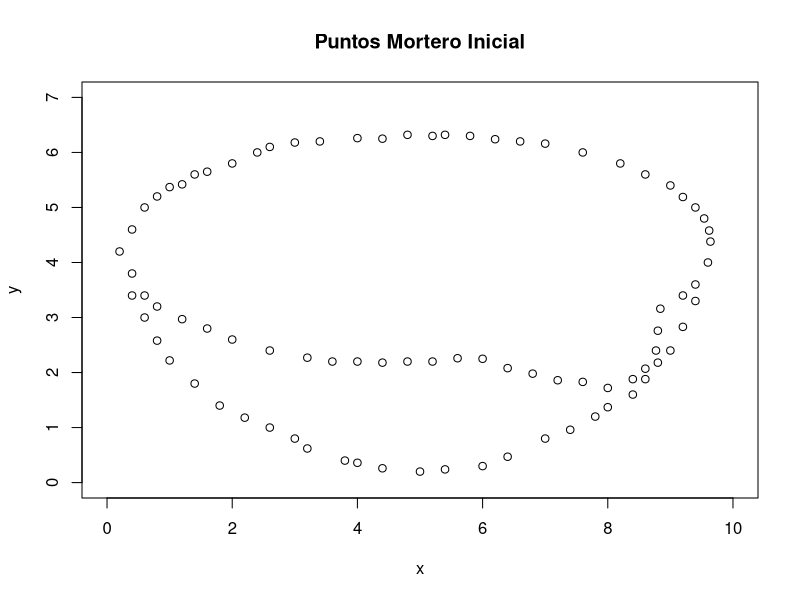
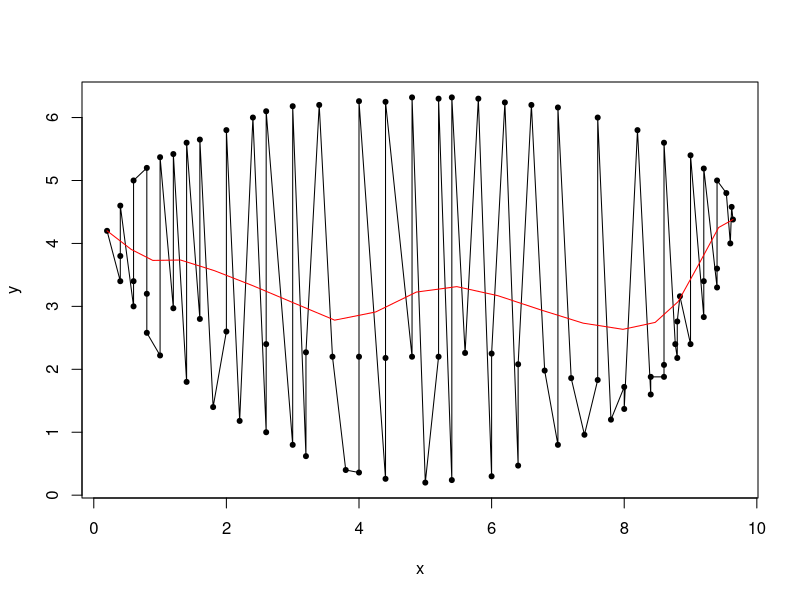
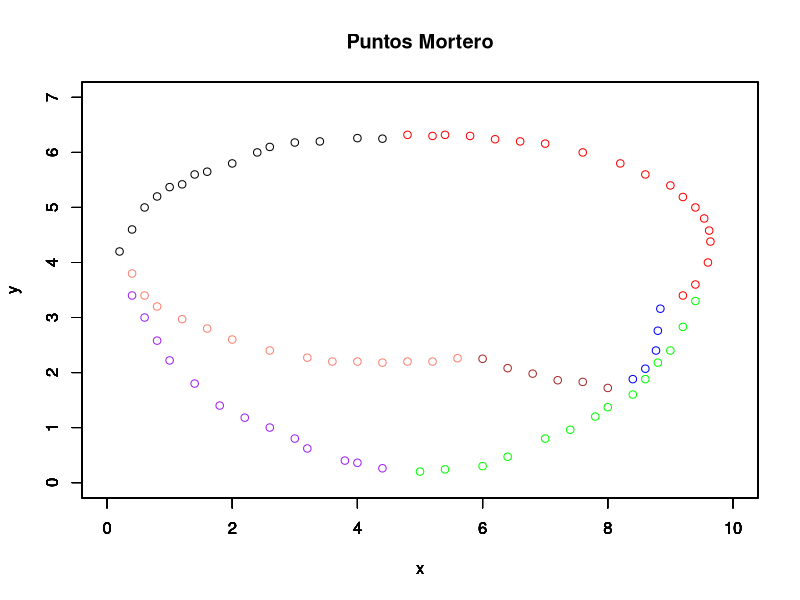
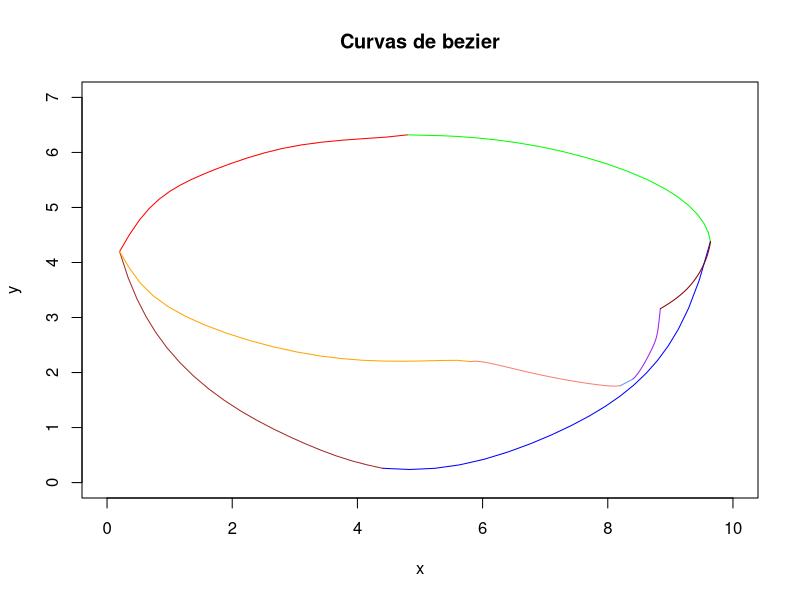

These figures' R source, in order:
library(pracma)

x=c(0.2, 0.4, 0.4, 0.4, 0.6, 0.6, 0.6, 0.8, 0.8, 0.80, 1.00, 1.00, 1.20, 1.20, 1.4, 1.4, 1.6, 1.60, 1.8, 2.0, 2.0, 2.20, 2.4, 2.6, 2.6, 2.6, 3.0, 3.00, 3.20, 3.20, 3.4, 3.6, 3.8, 4.00, 4.0, 4.00, 4.40, 4.40, 4.40, 4.8, 4.80, 5.0, 5.2, 5.20, 5.40, 5.40, 5.60, 5.80, 6.0, 6.00, 6.20, 6.40, 6.40, 6.6, 6.80, 7.0, 7.00, 7.20, 7.40, 7.60, 7.6, 7.8, 8.00, 8.00, 8.2, 8.4, 8.40, 8.60, 8.60, 8.6, 8.77, 8.80, 8.80, 8.84, 9.0, 9.0, 9.20, 9.2, 9.20, 9.4, 9.4, 9.4, 9.54, 9.6, 9.62, 9.64)
y=c(4.2, 3.4, 3.8, 4.6, 3.0, 3.4, 5.0, 5.2, 3.2, 2.58, 2.22, 5.37, 2.97, 5.42, 1.8, 5.6, 2.8, 5.65, 1.4, 2.6, 5.8, 1.18, 6.0, 1.0, 2.4, 6.1, 0.8, 6.18, 0.62, 2.27, 6.2, 2.2, 0.4, 0.36, 2.2, 6.26, 0.26, 2.18, 6.25, 2.2, 6.32, 0.2, 2.2, 6.30, 0.24, 6.32, 2.26, 6.30, 0.3, 2.25, 6.24, 0.47, 2.08, 6.2, 1.98, 0.8, 6.16, 1.86, 0.96, 1.83, 6.0, 1.2, 1.72, 1.37, 5.8, 1.6, 1.88, 1.88, 2.07, 5.6, 2.40, 2.18, 2.76, 3.16, 2.4, 5.4, 2.83, 3.4, 5.19, 3.3, 3.6, 5.0, 4.80, 4.0, 4.58, 4.38)
plot(x,y,xlim=c(0,10),ylim =c(0,7),xlab = "x", ylab = "y",main = "Puntos Mortero Inicial")
bezierCurve <- function(x, y, n=10)
{
  outx <- NULL
  outy <- NULL
  
  i <- 1
  for (t in seq(0, 1, length.out=n))
  {
    b <- bez(x, y, t)
    outx[i] <- b$x
    outy[i] <- b$y
    
    i <- i+1
  }
  
  return (list(x=outx, y=outy))
}

bez <- function(x, y, t)
{
  outx <- 0
  outy <- 0
  n <- length(x)-1
  for (i in 0:n)
  {
    outx <- outx + choose(n, i)*((1-t)^(n-i))*t^i*x[i+1]
    outy <- outy + choose(n, i)*((1-t)^(n-i))*t^i*y[i+1]
  }
  
  return (list(x=outx, y=outy))
}

# Example usage
x1= c(0.2, 0.4, 0.6, 0.8, 1.00, 1.20, 1.4, 1.60, 2.0, 2.4, 2.6, 3.00,3.4, 4.00, 4.40)
y1= c(4.2, 4.6, 5.0, 5.2, 5.37, 5.42, 5.6, 5.65, 5.8, 6.0, 6.1, 6.18,6.2, 6.26, 6.25)
plot(x, y, "o", pch=20)
points(bezierCurve(x,y,20), type="l", col="red")


#Primera curva
x1= c(0.2, 0.4, 0.6, 0.8, 1.00, 1.20, 1.4, 1.60, 2.0, 2.4, 2.6, 3.00,3.4, 4.00, 4.40)
y1= c(4.2, 4.6, 5.0, 5.2, 5.37, 5.42, 5.6, 5.65, 5.8, 6.0, 6.1, 6.18,6.2, 6.26, 6.25)
plot(x1,y1,xlim=c(0,10),ylim =c(0,7),xlab = "x", ylab = "y",main = "Puntos Mortero")
par (new = TRUE)
##Segunda curva(Superior derecha)
x2=c(4.80, 5.20, 5.40, 5.80, 6.20, 6.6, 7.00, 7.6, 8.2, 8.6, 9.0, 9.20, 9.2, 9.4, 9.4, 9.54, 9.6, 9.62, 9.64)
y2=c(6.32, 6.30, 6.32, 6.30, 6.24, 6.2, 6.16, 6.0, 5.8, 5.6, 5.4, 5.19, 3.4, 3.6, 5.0, 4.80, 4.0, 4.58, 4.38)
plot(x2,y2,xlim=c(0,10),ylim =c(0,7),col ="red",xlab = "x", ylab = "y")
par (new = TRUE)
##3curva Pico
x3 = c(8.84, 8.77, 8.80, 8.60, 8.40 )
y3 = c(3.16, 2.40, 2.76, 2.07, 1.88 )
plot(x3,y3,xlim=c(0,10),ylim =c(0,7),col ="blue",xlab = "x", ylab = "y")
#4 curva
par (new = TRUE)
x4 = c(5.0, 5.40, 6.0, 6.40, 7.0 , 7.40, 7.8 , 8.00, 8.4, 8.60, 8.80, 9.0, 9.20, 9.4)
y4 = c(0.2, 0.24, 0.3, 0.47, 0.8 , 0.96, 1.2 , 1.37, 1.6, 1.88, 2.18, 2.4, 2.83, 3.3)
plot(x4,y4,xlim=c(0,10),ylim =c(0,7),col ="green",xlab = "x", ylab = "y")
#5 Curva de bezier 
par (new = TRUE)
x5 = c(0.4, 0.6, 0.80, 1.00, 1.4, 1.8, 2.20, 2.6, 3.0, 3.20, 3.8, 4.00, 4.40)
y5 = c(3.4, 3.0, 2.58, 2.22, 1.8, 1.4, 1.18, 1.0, 0.8, 0.62, 0.4, 0.36, 0.26)
plot(x5,y5,xlim=c(0,10),ylim =c(0,7),col ="purple",xlab = "x", ylab = "y")
#6 Curva
par (new = TRUE)
x6 = c(6.00, 6.40, 6.80, 7.20, 7.60, 8.00 )
y6 = c(2.25, 2.08, 1.98, 1.86, 1.83, 1.72 )
plot(x6,y6,xlim=c(0,10),ylim =c(0,7),col ="brown",xlab = "x", ylab = "y")
#7 Curva
par (new = TRUE)
x7=c(0.4, 0.6, 0.8, 1.20, 1.6, 2.0, 2.6, 3.20, 3.6, 4.0, 4.40, 4.8, 5.2, 5.60 )
y7=c(3.8, 3.4, 3.2, 2.97, 2.8, 2.6, 2.4, 2.27, 2.2, 2.2, 2.18, 2.2, 2.2, 2.26 )
plot(x7,y7,xlim=c(0,10),ylim =c(0,7),col =" salmon",xlab = "x", ylab = "y")





####################################
#Bezier
####################################

#Primera curva
x1= c(0.2, 0.4, 0.6, 0.8, 1.00, 1.20, 1.4, 1.60, 2.0, 2.4, 2.6, 3.00,3.4, 4.00, 4.40, 4.80)
y1= c(4.2, 4.6, 5.0, 5.2, 5.37, 5.42, 5.6, 5.65, 5.8, 6.0, 6.1, 6.18,6.2, 6.26, 6.25, 6.32)
vac1=''
vac2=''
plot(vac1,vac2,xlim=c(0,10),ylim =c(0,7),main = "Curvas de bezier",xlab = "x", ylab = "y")
points(bezierCurve(x1,y1,20), type="l", col="red")
par (new = TRUE)
##Segunda curva(Superior derecha)
x2=c(4.80, 5.20, 5.40, 5.80, 6.20, 6.6, 7.00, 7.6, 8.2, 8.6, 9.0, 9.20, 9.4, 9.54, 9.62, 9.64) #9.2,9.4,9.6
y2=c(6.32, 6.30, 6.32, 6.30, 6.24, 6.2, 6.16, 6.0, 5.8, 5.6, 5.4, 5.19, 5.0, 4.80, 4.58, 4.38) #3.4,3.6,4.0
points(bezierCurve(x2,y2,20), type="l", col="green")
par (new = TRUE)
##3curva Pico
x3 = c( 8.84, 8.77, 8.80, 8.60, 8.40 )
y3 = c( 3.16, 2.40, 2.76, 2.07, 1.88 )
points(bezierCurve(x3,y3,20), type="l", col="purple")
#4 curva
par (new = TRUE)
x4 = c(4.40,5.0, 5.40, 6.0, 6.40, 7.0 , 7.40, 7.8 , 8.00, 8.4, 8.60, 8.80, 9.0, 9.20, 9.4, 9.64)
y4 = c(0.26,0.2, 0.24, 0.3, 0.47, 0.8 , 0.96, 1.2 , 1.37, 1.6, 1.88, 2.18, 2.4, 2.83, 3.3, 4.38)
points(bezierCurve(x4,y4,20), type="l", col="blue")
#5 Curva de bezier 
par (new = TRUE)
x5 = c(0.2,0.4, 0.6, 0.80, 1.00, 1.4, 1.8, 2.20, 2.6, 3.0, 3.20, 3.8, 4.00, 4.40)
y5 = c(4.2,3.4, 3.0, 2.58, 2.22, 1.8, 1.4, 1.18, 1.0, 0.8, 0.62, 0.4, 0.36, 0.26)
points(bezierCurve(x5,y5,20), type="l", col="brown")
#6 Curva
par (new = TRUE)
x6 = c(5.8, 6.00, 6.40, 6.80, 7.20, 7.60, 8.00, 8.2)
y6 = c(2.2, 2.25, 2.08, 1.98, 1.86, 1.83, 1.72, 1.76)
points(bezierCurve(x6,y6,20), type="l", col="salmon")
#7 Curva
par (new = TRUE)
x7=c(0.2, 0.4, 0.6, 0.8, 1.20, 1.6, 2.0, 2.6, 3.20, 3.6, 4.0, 4.40, 4.8, 5.2, 5.60, 5.8 )
y7=c(4.2, 3.8, 3.4, 3.2, 2.97, 2.8, 2.6, 2.4, 2.27, 2.2, 2.2, 2.18, 2.2, 2.2, 2.26, 2.2)
points(bezierCurve(x7,y7,20), type="l", col="orange")
#curva3-6
par (new = TRUE)
x8=c(8.20, 8.40)
y8=c(1.76, 1.88)
points(bezierCurve(x8,y8,20), type="l", col="cornflowerblue")
#curva2-3
par (new = TRUE)
x9=c(8.84, 9.2, 9.4, 9.6, 9.64)
y9=c(3.16, 3.4, 3.6, 4.0, 4.38)
points(bezierCurve(x9,y9,20), type="l", col="darkred")

